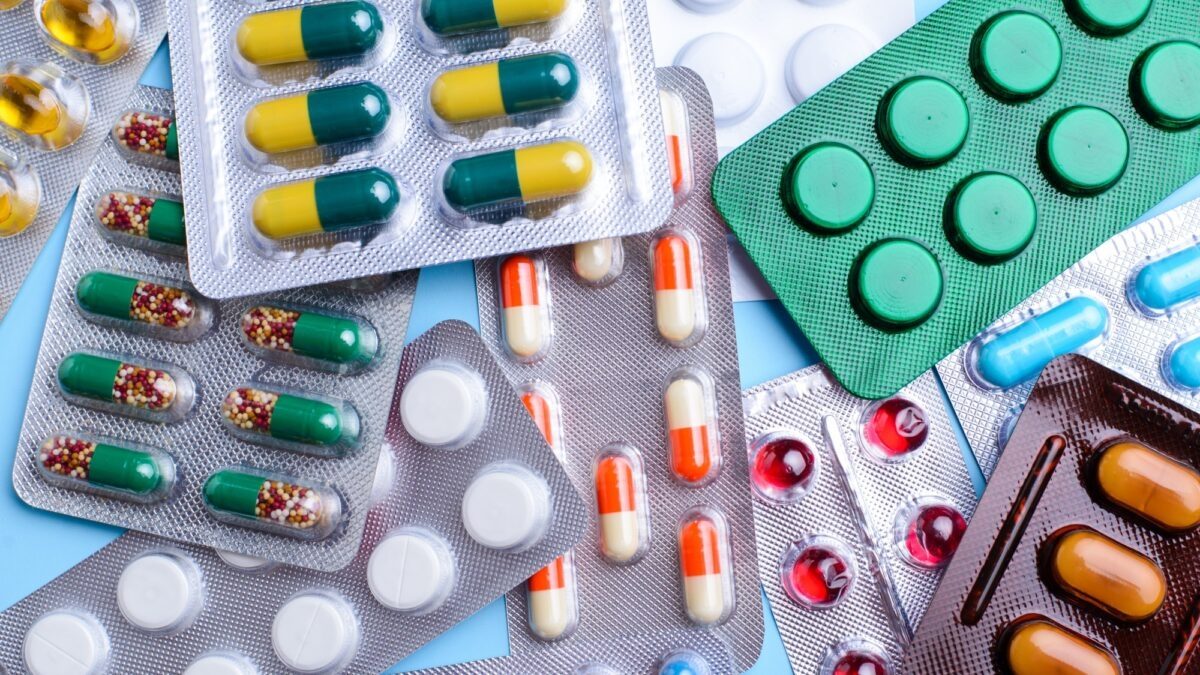
#> input picture Lab_2/pills.jpeg, 1200 x 675 px
$ jupyter execute Lab_2.ipynb
#> lines starting #> are read from the running program, lines starting #| are printed output that depends on the picture
[cell 1]
import cv2
import numpy as np
from matplotlib import pyplot as plt

impath - путь к исходному изображению.
Входные параметры (в пикселях):

- minDist - минимальное расстояние между центрами окружностей
- minR - минимальный радиус окружности
- maxR - максимальный радиус окружности

[cell 2]
impath = "pills.jpeg"
minDist = 100
minR = 30
maxR = 70

[cell 3]
def findCircles(dst, src, dp):
    circles = cv2.HoughCircles(src, cv2.HOUGH_GRADIENT, dp, minDist, minRadius=minR, maxRadius=maxR)

    if circles is not None:
        circles = np.round(circles[0, :]).astype("int")
        for x, y, r in circles:
            cv2.circle(dst, (x, y), r, (0, 0, 255), 4)
            cv2.rectangle(dst, (x - 5, y - 5), (x + 5, y + 5), (0, 255, 0), -1)


def draw(im):
    plt.figure(figsize=(14, 14))
    plt.axis('off')
    plt.imshow(im)
    plt.plot()

Исходное изображение и его обесцвеченная версия:

[cell 4]
image = cv2.imread(impath)
#> image is the input picture: shape (675, 1200, 3); mean B, G, R 161.5, 157.3, 142.2
result = image.copy()
gsImage = cv2.cvtColor(image, cv2.COLOR_BGR2GRAY)
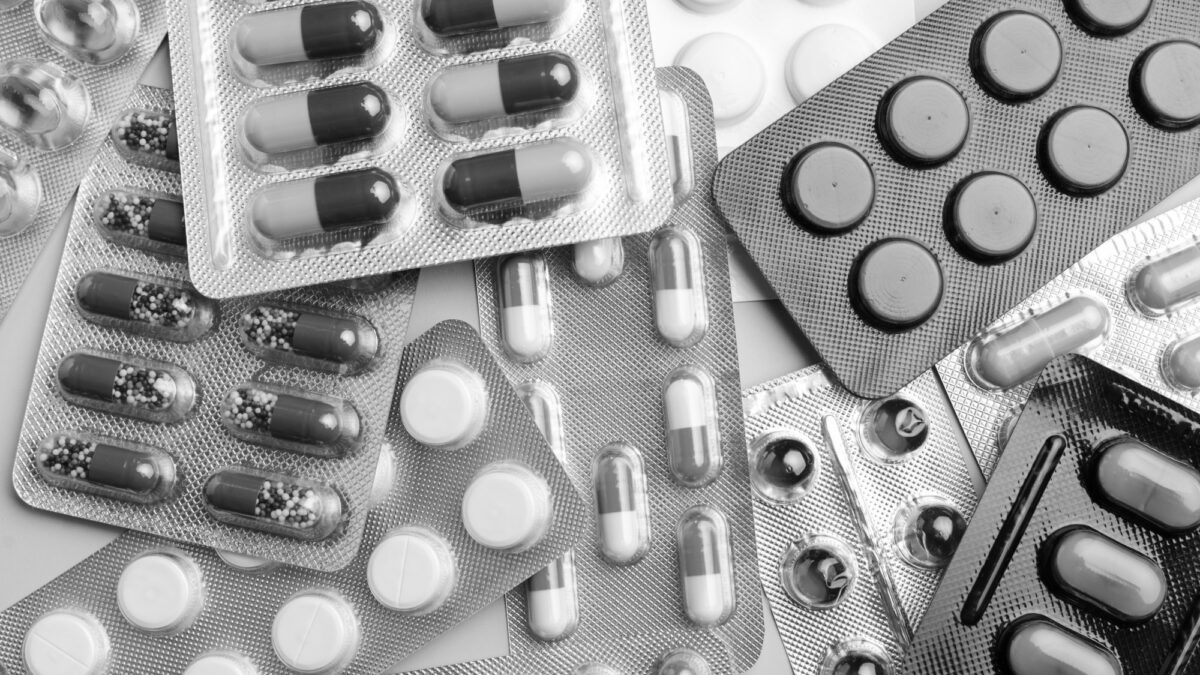
#> gsImage: shape (675, 1200); min 0, max 255, mean 153.3
draw(cv2.cvtColor(image, cv2.COLOR_BGR2RGB))
draw(cv2.cvtColor(gsImage, cv2.COLOR_BGR2RGB))

[cell 5]
findCircles(result, gsImage, 1.3)
#> in findCircles, `circles = cv2.HoughCircles(src, cv2.HOUGH_GRADIENT, dp, minDist, minRa..`: circles = 16 rows, first 8: [811.8, 575.2, 69.26], [835.2, 182.6, 69.26], [901.5, 284, 63.54], [437.4, 406.2, 69.26], [932.7, 117.6, 66.4], [992.5, 217.7, 64.97], [406.2, 568.8, 69.26], [499.8, 507.6, 66.4]
#> in findCircles, `circles = np.round(circles[0, :]).astype("int")`: circles = 16 rows, first 8: [812, 575, 69], [835, 183, 69], [902, 284, 64], [437, 406, 69], [933, 118, 66], [993, 218, 65], [406, 569, 69], [500, 508, 66]
#> the loop in findCircles, `for x, y, r in circles:` made 16 passes
#> (x, y, r) on passes 1 to 12: (812, 575, 69), (835, 183, 69), (902, 284, 64), (437, 406, 69), (933, 118, 66), (993, 218, 65), (406, 569, 69), (500, 508, 66), (1089, 151, 62), (779, 475, 58), (159, 592, 62), (1024, 57, 55)
#> after the loop in findCircles, `for x, y, r in circles:`:
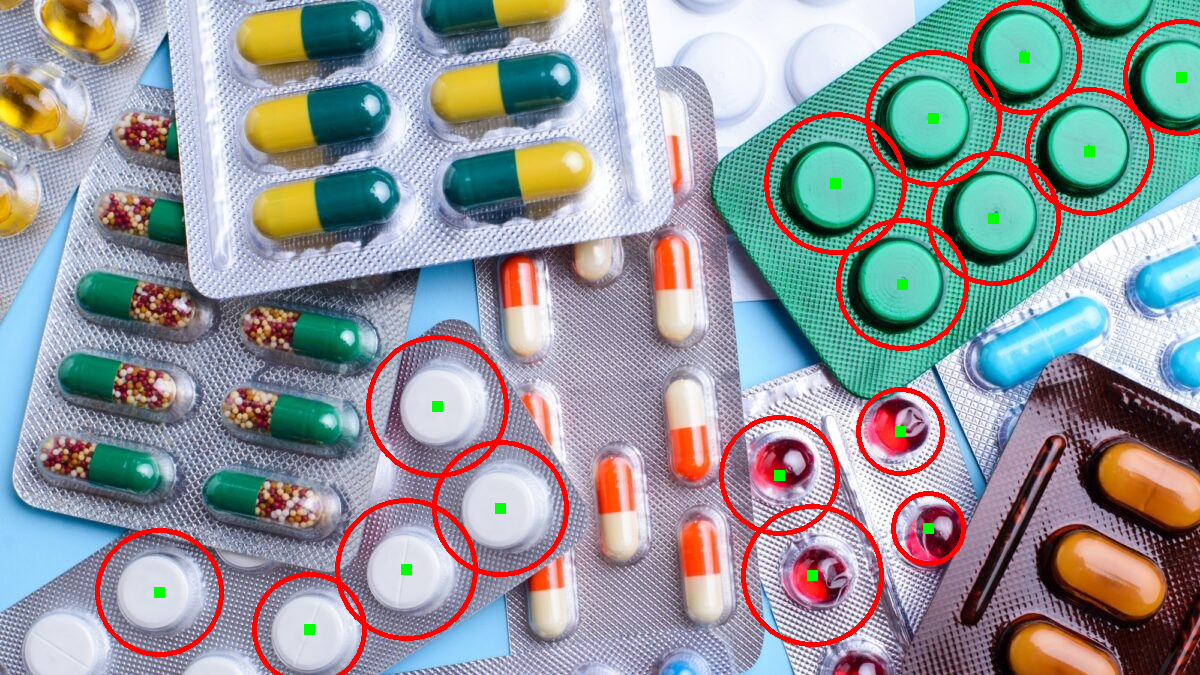
#> dst: shape (675, 1200, 3); mean B, G, R 155.4, 152, 146.5
draw(cv2.cvtColor(result, cv2.COLOR_BGR2RGB))
status = cv2.imwrite('result.bmp', result)

Варьирование параметра dp (отношение размера изображения к размеру объекта-аккумулятора) при заданных minDist, minR, maxR может заметно сказаться на количестве распознанных окружностей - для данного изображения они обнаруживаются почти повсеместно, что связано с наличием на упаковках таблеток отражений, а также с округлой формой самих таблеток:

[cell 6]
plenty = image.copy()
findCircles(plenty, gsImage, 1.6)
#> call 2 of findCircles, with dp = 1.6
#> in findCircles (call 2), `circles = cv2.HoughCircles(src, cv2.HOUGH_GRADIENT, dp, minDist, minRa..`: circles = 37 rows, first 8: [821.6, 568.8, 69.04], [917.6, 112.8, 69.04], [908, 274.4, 69.04], [826.4, 191.2, 69.04], [1093.6, 141.6, 69.04], [698.4, 589.6, 69.04], [445.6, 408.8, 69.04], [615.2, 508, 67.28]
#> in findCircles (call 2), `circles = np.round(circles[0, :]).astype("int")`: circles = 37 rows, first 8: [822, 569, 69], [918, 113, 69], [908, 274, 69], [826, 191, 69], [1094, 142, 69], [698, 590, 69], [446, 409, 69], [615, 508, 67]
#> the loop in findCircles (call 2), `for x, y, r in circles:` made 37 passes
#> (x, y, r) on passes 1 to 12: (822, 569, 69), (918, 113, 69), (908, 274, 69), (826, 191, 69), (1094, 142, 69), (698, 590, 69), (446, 409, 69), (615, 508, 67), (794, 471, 69), (402, 561, 69), (903, 414, 69), (682, 414, 69)
#> after the loop in findCircles (call 2), `for x, y, r in circles:`:
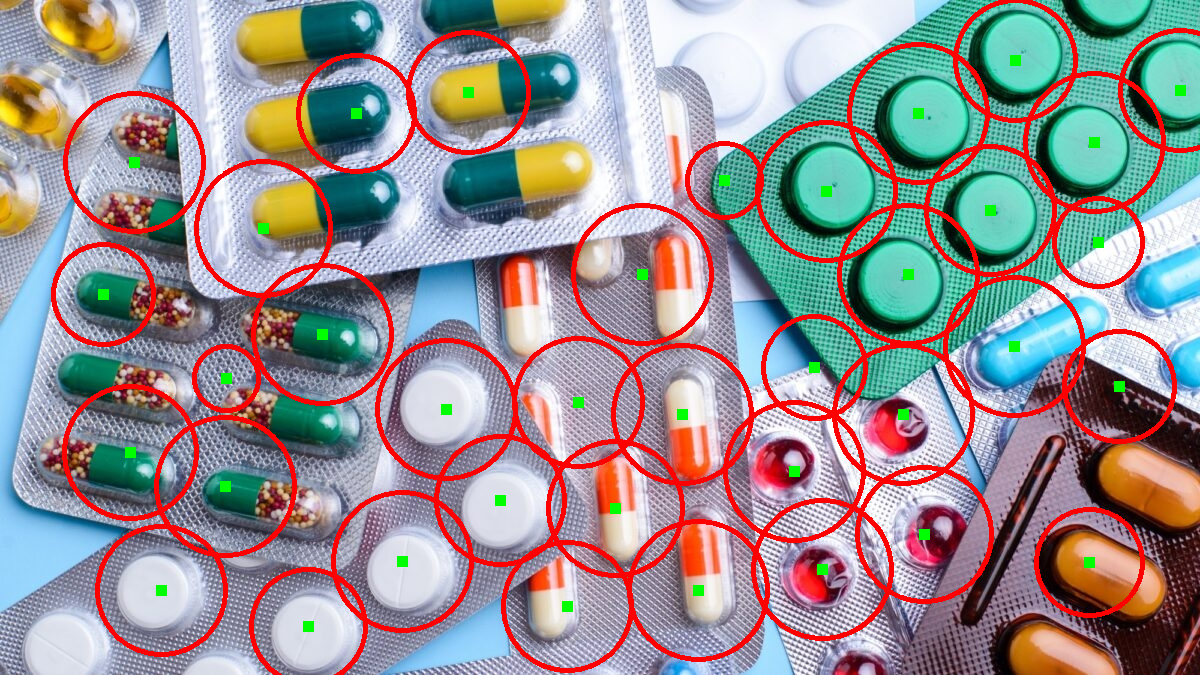
#> dst: shape (675, 1200, 3); mean B, G, R 146.8, 144.7, 151.6
draw(cv2.cvtColor(plenty, cv2.COLOR_BGR2RGB))
